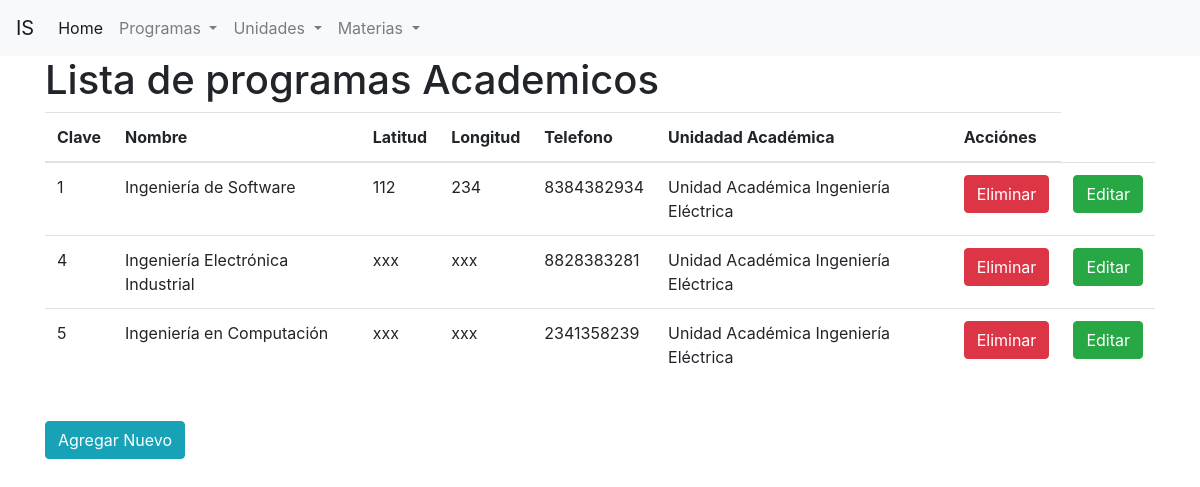
/programas/, run on the app's committed database.
### unidades_academicas/models.py (models this page shows, shortened)
class ProgramaAcademico(models.Model):
    clave = models.BigAutoField('Clave', primary_key=True)
    nombre = models.CharField('Nombre', max_length=200)
    latitud = models.CharField(max_length=50)
    longitud = models.CharField(max_length=50)
    telefono = models.CharField('Teléfono', max_length=10, blank=True, null=True)
    unidad_academica = models.ForeignKey("UnidadAcademica", \
        verbose_name='Unidad Académica', on_delete=models.DO_NOTHING)

class UnidadAcademica(models.Model):
    nombre = models.CharField('Nombre', max_length=200)
    direccion = models.CharField('Dirección', max_length=350, default='sin dirección')
    def __str__(self):
        return self.nombre

### unidades_academicas/views.py (the view)
def lista_programas(request):
    contexto = {'Programas':ProgramaAcademico.objects.all()}
    return render(request, 'lista_programas.html', contexto)

### unidades_academicas/templates/lista_programas.html (shortened to what this page needs)
{% extends 'base.html' %}
{% block contenido %}
<h1> Lista de programas Academicos</h1>
<table class="table">
    <thead>
        <tr>
            <th>Clave</th>
            <th>Nombre</th>
            <th>Latitud</th>
            <th>Longitud</th>
            <th>Telefono</th>
            <th>Unidadad Académica</th>
            <th>Acciónes</th>
        </tr>
    </thead>
    <tbody>
        {% for programa in Programas %}
            <tr>
                <td> {{programa.clave}}</td>
                <td> {{programa.nombre}}</td>
                <td> {{programa.latitud}}</td>
                <td> {{programa.longitud}}</td>
                <td> {{programa.telefono}}</td>
                <td> {{programa.unidad_academica}}</td>
                <td><a class='btn btn-danger' href="{% url 'eliminar_programa' programa.clave %}"> Eliminar </a></td>
                <td><a class= 'btn btn-success' href="{% url 'editar_programa' programa.clave %}"> Editar </a></td>
            </tr>
        {% endfor %}
    </tbody>
</table>
<br>
<a href="agregar" class="btn btn-info"> Agregar Nuevo</a>
{% endblock contenido %}

### data on the page
ProgramaAcademico: clave "1", nombre "Ingeniería de Software", latitud "112", longitud "234", telefono "8384382934", unidad_academica "Unidad Académica Ingeniería Eléctrica"
ProgramaAcademico: clave "4", nombre "Ingeniería Electrónica Industrial", latitud "xxx", longitud "xxx", telefono "8828383281", unidad_academica "Unidad Académica Ingeniería Eléctrica"
ProgramaAcademico: clave "5", nombre "Ingeniería en Computación", latitud "xxx", longitud "xxx", telefono "2341358239", unidad_academica "Unidad Académica Ingeniería Eléctrica"
